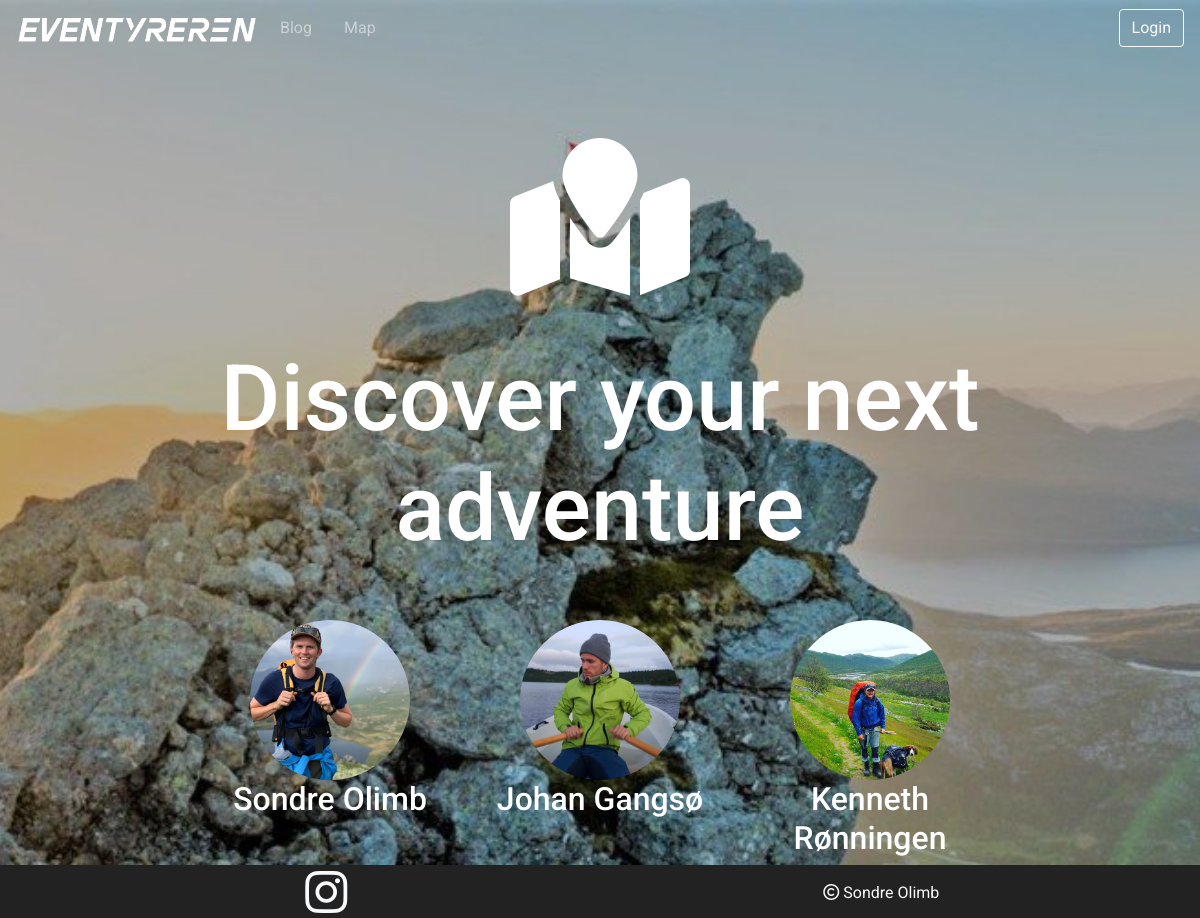
The page / on the database its author committed.
### blog/models.py (models this page shows, shortened)
class Profile(models.Model):
    user =models.OneToOneField(User,null=True, on_delete=models.CASCADE)
    bio = models.TextField()
    profile_pic = models.ImageField(null=True, blank=True, upload_to="images/profile")
    website_url = models.CharField(null=True, blank=True, max_length=255)
    facebook_url = models.CharField(null=True, blank=True, max_length=255)
    twitter_url = models.CharField(null=True, blank=True, max_length=255)
    instagram_url = models.CharField(null=True, blank=True,max_length=255)
    pintrest_url = models.CharField(null=True, blank=True,max_length=255)
    shoes = models.ManyToManyField(AddShoe)

### blog/views.py (the view)
# urls.py: path("",LandingView.as_view(),name="landing"),
class LandingView(ListView):
    model = Profile
    template_name = "landing.html"
    def get_context_data(self, *args, **kwargs): #this needs to bee aded to evry view that wants the category data
        context = super(LandingView, self).get_context_data(*args, **kwargs)
        all_profiles = Profile.objects.all()
        context["all_profiles"] = all_profiles
        return context

### templates/landing.html (shortened to what this page needs)
{% extends "base.html" %}
{% load static %}
{% block content %}
<div class ="view d-flex justify-content-center"  >
    <div class =" container-xl d-flex flex-column justify-content-center align-items-center text-center"style="max-width: 70vw">
        <br/>
        <br/>
        <span style="font-size: 10rem;">
        <i class="fas fa-map-marked"></i>
            </span>
        <h1 style ="font-size: 10vmin;" >Discover your next adventure</h1>
<br/>
    <br/>
    </div>
</div>
    <div class="container-fluid justify-content-center d-none d-lg-block" style="width: 70%">
    <div class="row justify-content-center text-center m-0 p-0 "  >
    {% for profile in all_profiles|slice:":3" %}
        {% if profile.profile_pic %}
            <div class="col-4">
            <a class = "text-ligth" style ='text-decoration: none; color: white ' href="{% url "show_profile_page" profile.id %}">
            <div class="align-items-center justify-content-center d-flex flex-column text-center "  >
                {% if profile.profile_pic%}
                    <img class="img-fluid rounded-circle "  alt="100x100" src="{{ profile.profile_pic.url }}" style = "width: 10rem; height: 10rem">
                {% else %}
                    <img class="img-fluid rounded-circle "  alt="100x100" src="{% static "images/profil.png" %}" style = "width: 10rem; height: 10rem">
                {% endif %}
                    <h2>{{ profile.user.first_name }} {{ profile.user.last_name }}</h2>
                </div>
            </a>
            </div>
        {% endif %}
    {% endfor %}
    </div>
    </div>
{% endblock %}

### templates/base.html (style rules this page uses)
body { color: white; font-family: 'Roboto', sans-serif; margin:0; }

### rows shown on the page
Profile: profile_pic (picture), user.first_name "Sondre", user.last_name "Olimb"
Profile: profile_pic (picture), user.first_name "Johan", user.last_name "Gangsø"
Profile: profile_pic (picture), user.first_name "Kenneth", user.last_name "Rønningen"
